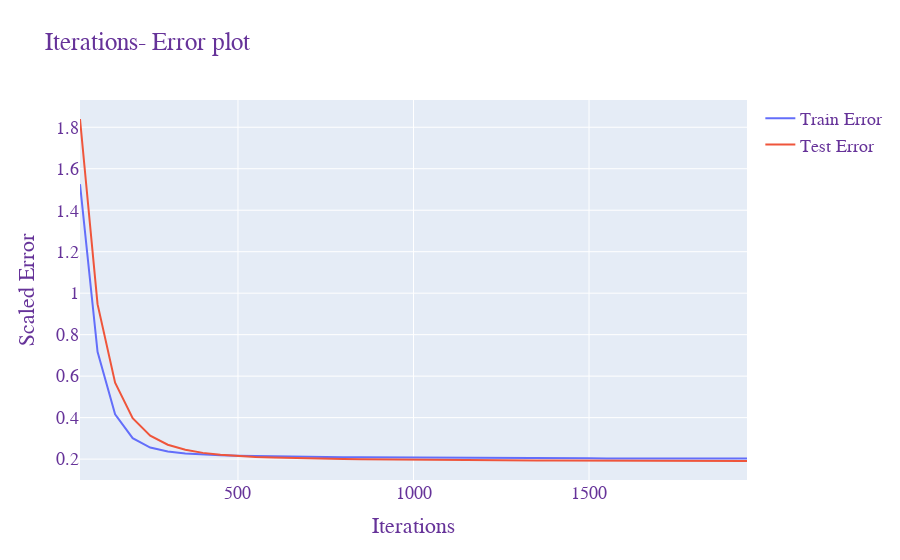

The notebook cell this image was saved under:
### Code cell
import plotly.graph_objects as go
import pandas as pd
cols=['iterations', 'train_error', 'test_error']
data= pd.read_csv("D:\\Study\\Intro_AI\\Coloring_Assignment\\Coloring_Project\\Regression_errors.txt",usecols=cols)
fig = go.Figure()

fig.add_trace(
    go.Scatter(
        x=data['iterations'],
        y=data['train_error'],
        name = 'Train Error'
    ))

fig.add_trace(
    go.Scatter(
        x=data['iterations'],
        y=data['test_error'],
        name = 'Test Error'
    ))


fig.update_layout(
    title="Iterations- Error plot",
    xaxis_title="Iterations",
    yaxis_title="Scaled Error",
    font=dict(
        family="Courier New, monospace",
        size=18,
        color="RebeccaPurple"
    )
)

### Figure 1 — Plotly figure (JSON) as saved in the notebook; plotly's stock layout.template omitted (floating-point values rounded to 4 significant figures)
{"data": [{"name": "Train Error", "type": "scatter", "x": [50, 100, 150, 200, 250, 300, 350, 400, 450, 500, 550, 600, 650, 700, 750, 800, 850, 900, 950, 1000, 1050, 1100, 1150, 1200, 1250, 1300, 1350, 1400, 1450, 1500, 1550, 1600, 1650, 1700, 1750, 1800, 1850, 1900, 1950], "y": [1.525, 0.717, 0.4158, 0.3011, 0.2557, 0.2364, 0.2272, 0.2222, 0.2189, 0.2166, 0.2148, 0.2133, 0.212, 0.2109, 0.2099, 0.2091, 0.2084, 0.2078, 0.2072, 0.2067, 0.2062, 0.2058, 0.2054, 0.2051, 0.2048, 0.2045, 0.2043, 0.2041, 0.2039, 0.2037, 0.2035, 0.2033, 0.2032, 0.2031, 0.203, 0.2028, 0.2027, 0.2027, 0.2026]}, {"name": "Test Error", "type": "scatter", "x": [50, 100, 150, 200, 250, 300, 350, 400, 450, 500, 550, 600, 650, 700, 750, 800, 850, 900, 950, 1000, 1050, 1100, 1150, 1200, 1250, 1300, 1350, 1400, 1450, 1500, 1550, 1600, 1650, 1700, 1750, 1800, 1850, 1900, 1950], "y": [1.84, 0.9472, 0.5685, 0.3969, 0.3133, 0.2695, 0.2448, 0.2301, 0.2208, 0.2147, 0.2104, 0.2073, 0.205, 0.2032, 0.2017, 0.2005, 0.1995, 0.1986, 0.1978, 0.1971, 0.1964, 0.1958, 0.1953, 0.1948, 0.1944, 0.194, 0.1936, 0.1933, 0.193, 0.1927, 0.1924, 0.1922, 0.192, 0.1917, 0.1915, 0.1914, 0.1912, 0.191, 0.1909]}], "layout": {"font": {"color": "RebeccaPurple", "family": "Courier New, monospace", "size": 18}, "title": {"text": "Iterations- Error plot"}, "xaxis": {"title": {"text": "Iterations"}}, "yaxis": {"title": {"text": "Scaled Error"}}}}
